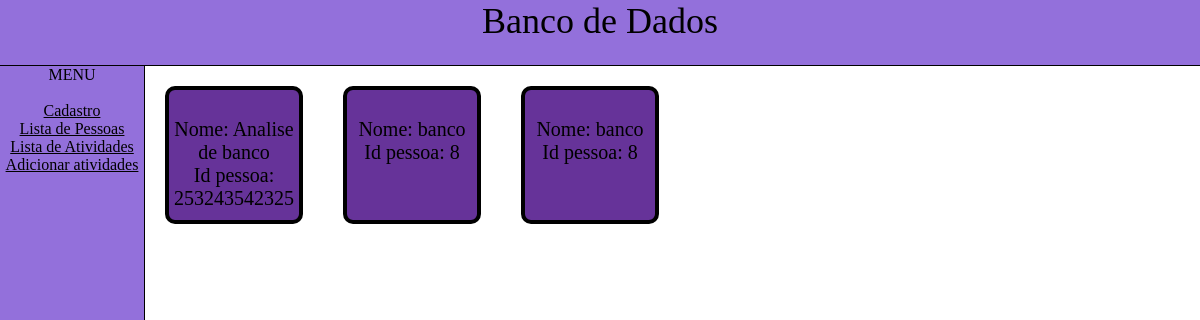
The app's page /lista_atividades with its own data.
### models.py (models this page shows, shortened)
class Atividade(Base):
    __tablename__ = 'atividade'
    id = Column(Integer, primary_key=True)
    nome = Column(String(80), nullable=False)
    pessoa_id = Column(Integer, ForeignKey('pessoa.id'), nullable=False)
    pessoa = relationship('Pessoa')
    def serialize_atividades(self):
        dados_atividades = {
            "id_atividades": self.id,
            "nome": self.nome,
            "pessoa_id": self.pessoa_id
        }
        return dados_atividades

### app.py (the view)
@app.route('/lista_atividades')
def lista_atividades():
    sql_lista_atividades = select(Atividade)
    resultado_atividades = db_session.execute(sql_lista_atividades).scalars().all()
    lista_atividades = []
    for n in resultado_atividades:
        lista_atividades.append(n.serialize_atividades())
        print(lista_atividades[-1])
    return render_template("lista_atividades.html",
                           lista_de_atividades=lista_atividades)

### templates/lista_atividades.html
{% extends 'base.html' %}
{% block conteudo %}
        {% for item in lista_de_atividades%}
        <div class="p2"><br>
            Nome: {{item.nome}}<br>
            Id pessoa: {{item.pessoa_id}}
        </div>
        {% endfor%}
{% endblock conteudo %}

### static/estrutura.css (style rules this page uses)
* { margin: 0; padding: 0; }
.p2 { display: inline-block; width: 10vw; background-color: rebeccapurple; padding: 5px; text-align: center; height: 120px; margin: 20px; border-radius: 10px; float: left; font-size: 20px; border: 4px solid black; }

### records on screen
Atividade: nome "Analise de banco", pessoa_id "253243542325"
Atividade: nome "banco", pessoa_id "8"
Atividade: nome "banco", pessoa_id "8"
